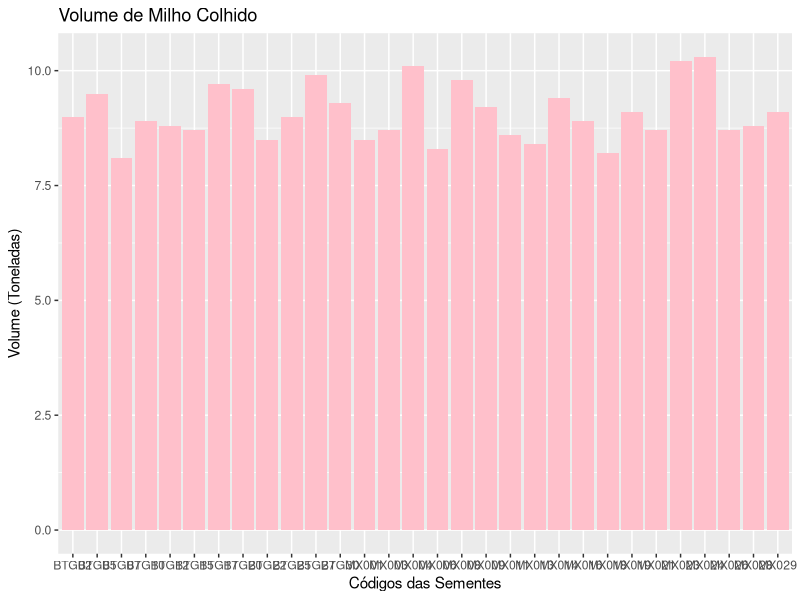
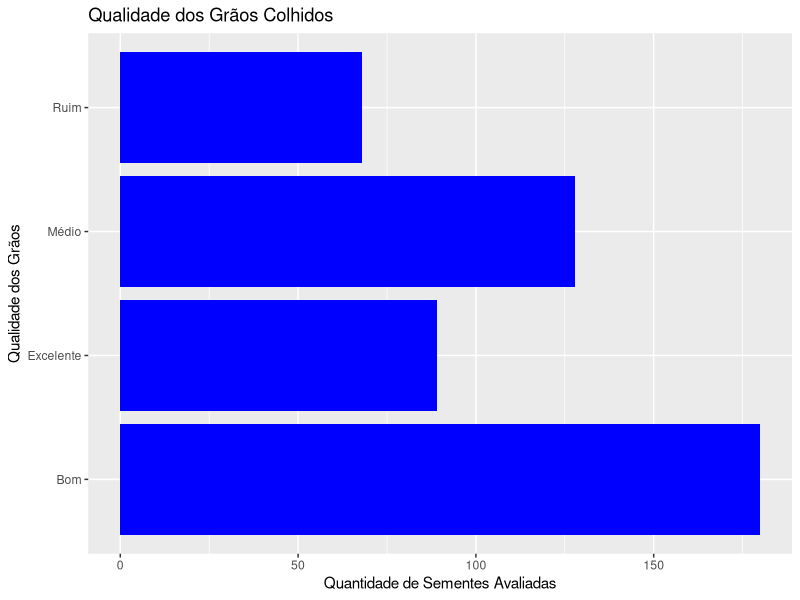

These charts were generated, in order, by the following R code:
#AnaBeatrizDuarteDomingues_RM510302_fase2_cap7
#JuniorRodriguesDaSilva_RM559451_fase2_cap7

install.packages("ggplot2")
library(ggplot2)

#Dados da variável quantitativa
volume_colhido <- c(8.5, 9, 8.7, 10.1, 9.5, 8.3, 8.1, 9.8, 9.2, 8.9, 8.6, 8.8, 8.4, 9.4, 8.7, 8.9, 9.7, 8.2, 9.1, 9.6, 8.7, 8.5, 10.2, 10.3, 9, 8.7, 9.9, 8.8, 9.1, 9.3)
codigos <- c("MX001", "BTG02", "MX003", "MX004", "BTG05", "MX006", "BTG07", "MX008", "MX009", "BTG10", "MX011", "BTG12", "MX013", "MX014", "BTG15", "MX016", "BTG17", "MX018", "MX019", "BTG20", "MX021", "BTG22", "MX023", "MX024", "BTG25", "MX026", "BTG27", "MX028", "MX029", "BTG30")


# 1. Medidas de Tendência Central
media_volume <- mean(volume_colhido)
mediana_volume <- median(volume_colhido)
moda_volume <- as.numeric(names(sort(table(volume_colhido), decreasing = TRUE)[1]))

# Exibindo as medidas de tendência central
cat("Média:", media_volume, "\n") 
cat("Mediana:", mediana_volume, "\n")
cat("Moda:", moda_volume, "\n")

# 2. Medidas de Dispersão
maximo_volume <- max(volume_colhido)
minimo_volume <- min(volume_colhido)
variancia_volume <- var(volume_colhido)
desvio_padrao_volume <- sd(volume_colhido)
amplitude_volume <- max(volume_colhido) - min(volume_colhido)
cv_volume <- (sd(volume_colhido)/mean(volume_colhido))*100

# Exibindo as medidas de dispersão
cat("Máximo:", maximo_volume, "\n")
cat("Mínimo:", minimo_volume, "\n")
cat("Variância:", variancia_volume, "\n")
cat("Desvio Padrão:", desvio_padrao_volume, "\n")
cat("Amplitude:", amplitude_volume, "\n")
cat("Coeficiente de Variação:", cv_volume, "\n")




# 3. Medidas Separatrizes
quartis <- quantile(volume_colhido, probs =c(0.25, 0.50, 0.75))
decis <- quantile(volume_colhido, probs = seq(0.1, 0.9, by = 0.1))
centis <- quantile(volume_colhido, probs = seq(0.01, 0.99, by = 0.01))

#Exibindo as medidas separatrizes
cat("Quartis:", quartis, "\n")
cat("Decis:", decis, "\n")
cat("Centis:", centis, "\n")


# 4. Análise Gráfica
#Criando um data frame
dados_volume <- data.frame(Código_Semente = codigos, Volume_Colhido = volume_colhido)
#Criando um Gráfico de Barras
ggplot(data = dados_volume, aes(x = codigos, y = volume_colhido)) + geom_bar(stat = "identity", fill = "pink") + labs(title = "Volume de Milho Colhido", x = "Códigos das Sementes",y = "Volume (Toneladas)")

#Dados da Variável Qualitativa
qualid_graos <- c("Bom", "Excelente", "Médio", "Bom", "Ruim", "Bom", "Médio", "Excelente", "Bom", "Médio", "Bom", "Excelente", "Médio", "Bom", "Ruim", "Bom", "Excelente", "Médio", "Bom", "Ruim", "Bom", "Médio", "Excelente", "Bom", "Médio", "Bom", "Excelente", "Ruim", "Bom", "Médio")

#Análise Gráfica Variável Qualitativa
#Criando um data frame
dados_qualid <- data.frame(Sementes_Avaliadas = 1:30, Qualidade_Grãos = qualid_graos)

ggplot(data = dados_qualid, aes(x = Sementes_Avaliadas, y = qualid_graos)) + geom_bar(stat = "identity", fill = "blue") + labs(title = "Qualidade dos Grãos Colhidos", x = "Quantidade de Sementes Avaliadas",y = "Qualidade dos Grãos")


